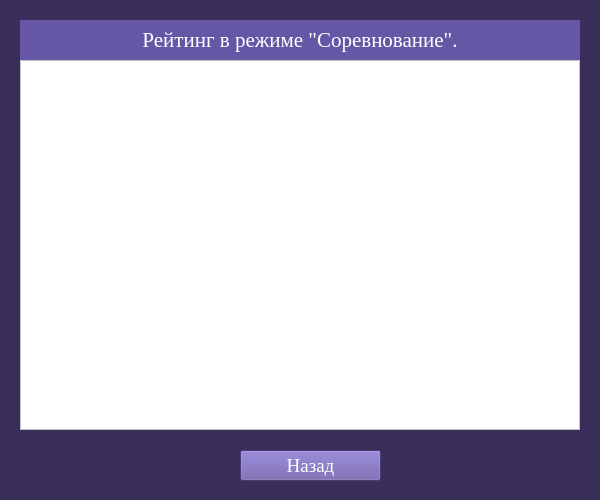
    <widget class="QWidget" name="Rating">
     <property name="sizePolicy">
      <sizepolicy hsizetype="Fixed" vsizetype="Fixed">
       <horstretch>0</horstretch>
       <verstretch>0</verstretch>
      </sizepolicy>
     </property>
     <property name="minimumSize">
      <size>
       <width>600</width>
       <height>500</height>
      </size>
     </property>
     <property name="maximumSize">
      <size>
       <width>600</width>
       <height>500</height>
      </size>
     </property>
     <property name="styleSheet">
      <string notr="true">background-color: rgb(57, 47, 90);</string>
     </property>
     <widget class="QPushButton" name="goFromRatingBtn">
      <property name="geometry">
       <rect>
        <x>240</x>
        <y>450</y>
        <width>141</width>
        <height>31</height>
       </rect>
      </property>
      <property name="font">
       <font>
        <family>Times New Roman</family>
        <pointsize>14</pointsize>
       </font>
      </property>
      <property name="styleSheet">
       <string notr="true">background-color: rgb(102, 86, 166);
color: rgb(255, 255, 255);</string>
      </property>
      <property name="text">
       <string>Назад</string>
      </property>
     </widget>
     <widget class="QLabel" name="label">
      <property name="geometry">
       <rect>
        <x>20</x>
        <y>20</y>
        <width>560</width>
        <height>40</height>
       </rect>
      </property>
      <property name="font">
       <font>
        <family>Times New Roman</family>
        <pointsize>16</pointsize>
       </font>
      </property>
      <property name="styleSheet">
       <string notr="true">background-color: rgb(102, 86, 166);
color: rgb(255, 255, 255);</string>
      </property>
      <property name="text">
       <string>Рейтинг в режиме &quot;Соревнование&quot;.</string>
      </property>
      <property name="alignment">
       <set>Qt::AlignCenter</set>
      </property>
     </widget>
     <widget class="QTableView" name="scoreTable">
      <property name="geometry">
       <rect>
        <x>20</x>
        <y>60</y>
        <width>560</width>
        <height>370</height>
       </rect>
      </property>
      <property name="font">
       <font>
        <family>Times New Roman</family>
        <pointsize>10</pointsize>
       </font>
      </property>
      <property name="styleSheet">
       <string notr="true">background-color: rgb(255, 255, 255);
color: rgb(0, 0, 0);</string>
      </property>
     </widget>
    </widget>
